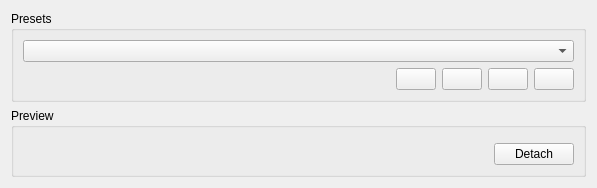
     <widget class="QWidget" name="page_24">
      <layout class="QVBoxLayout" name="verticalLayout_14">
       <item>
        <widget class="QGroupBox" name="groupBox_3">
         <property name="sizePolicy">
          <sizepolicy hsizetype="MinimumExpanding" vsizetype="Preferred">
           <horstretch>0</horstretch>
           <verstretch>0</verstretch>
          </sizepolicy>
         </property>
         <property name="title">
          <string>Presets</string>
         </property>
         <layout class="QVBoxLayout" name="verticalLayout_15">
          <item>
           <widget class="QComboBox" name="presetsCombo">
            <property name="toolTip">
             <string>&lt;p&gt;This combo contains the list of pre-defined settings.
&lt;ul&gt;
&lt;li&gt;&lt;i&gt;(Current)&lt;/i&gt; will discard any changes, and revert to the currently saved style.&lt;/li&gt;
&lt;li&gt;&lt;i&gt;(Default)&lt;/i&gt; will discard any changes, and revert to the Vanish default style.&lt;/li&gt;
&lt;/ul&gt;</string>
            </property>
           </widget>
          </item>
          <item>
           <layout class="QHBoxLayout" name="horizontalLayout_2">
            <item>
             <spacer name="horizontalSpacer">
              <property name="orientation">
               <enum>Qt::Horizontal</enum>
              </property>
              <property name="sizeHint" stdset="0">
               <size>
                <width>40</width>
                <height>20</height>
               </size>
              </property>
             </spacer>
            </item>
            <item>
             <widget class="QPushButton" name="saveButton">
              <property name="toolTip">
               <string>&lt;p&gt;Save the current settings to be retrieved later.&lt;/p&gt;</string>
              </property>
             </widget>
            </item>
            <item>
             <widget class="QPushButton" name="deleteButton">
              <property name="toolTip">
               <string>&lt;p&gt;Delete a previously stored setting.&lt;/p&gt;</string>
              </property>
             </widget>
            </item>
            <item>
             <widget class="QPushButton" name="importButton">
              <property name="toolTip">
               <string>&lt;p&gt;Import a Vanish settings file - such as one downloaded from www.kde-look.org&lt;/p&gt;</string>
              </property>
             </widget>
            </item>
            <item>
             <widget class="QPushButton" name="exportButton">
              <property name="toolTip">
               <string>&lt;p&gt;Export the currently defined settings to a file, so that these may be shared with others.&lt;/p&gt;</string>
              </property>
             </widget>
            </item>
           </layout>
          </item>
         </layout>
        </widget>
       </item>
       <item>
        <widget class="QGroupBox" name="previewGroupBox">
         <property name="sizePolicy">
          <sizepolicy hsizetype="Expanding" vsizetype="MinimumExpanding">
           <horstretch>0</horstretch>
           <verstretch>0</verstretch>
          </sizepolicy>
         </property>
         <property name="title">
          <string>Preview</string>
         </property>
         <layout class="QVBoxLayout" name="verticalLayout_13">
          <item>
           <widget class="QWidget" name="previewWidget" native="true">
            <layout class="QGridLayout" name="gridLayout_5">
             <property name="margin">
              <number>0</number>
             </property>
             <item row="0" column="0" colspan="2">
              <widget class="QFrame" name="previewFrame">
               <property name="frameShape">
                <enum>QFrame::StyledPanel</enum>
               </property>
               <property name="frameShadow">
                <enum>QFrame::Sunken</enum>
               </property>
              </widget>
             </item>
             <item row="1" column="0">
              <spacer name="horizontalSpacer_3">
               <property name="orientation">
                <enum>Qt::Horizontal</enum>
               </property>
               <property name="sizeHint" stdset="0">
                <size>
                 <width>465</width>
                 <height>20</height>
                </size>
               </property>
              </spacer>
             </item>
             <item row="1" column="1">
              <widget class="QPushButton" name="previewControlButton">
               <property name="text">
                <string>Detach</string>
               </property>
              </widget>
             </item>
            </layout>
           </widget>
          </item>
         </layout>
        </widget>
       </item>
      </layout>
     </widget>
